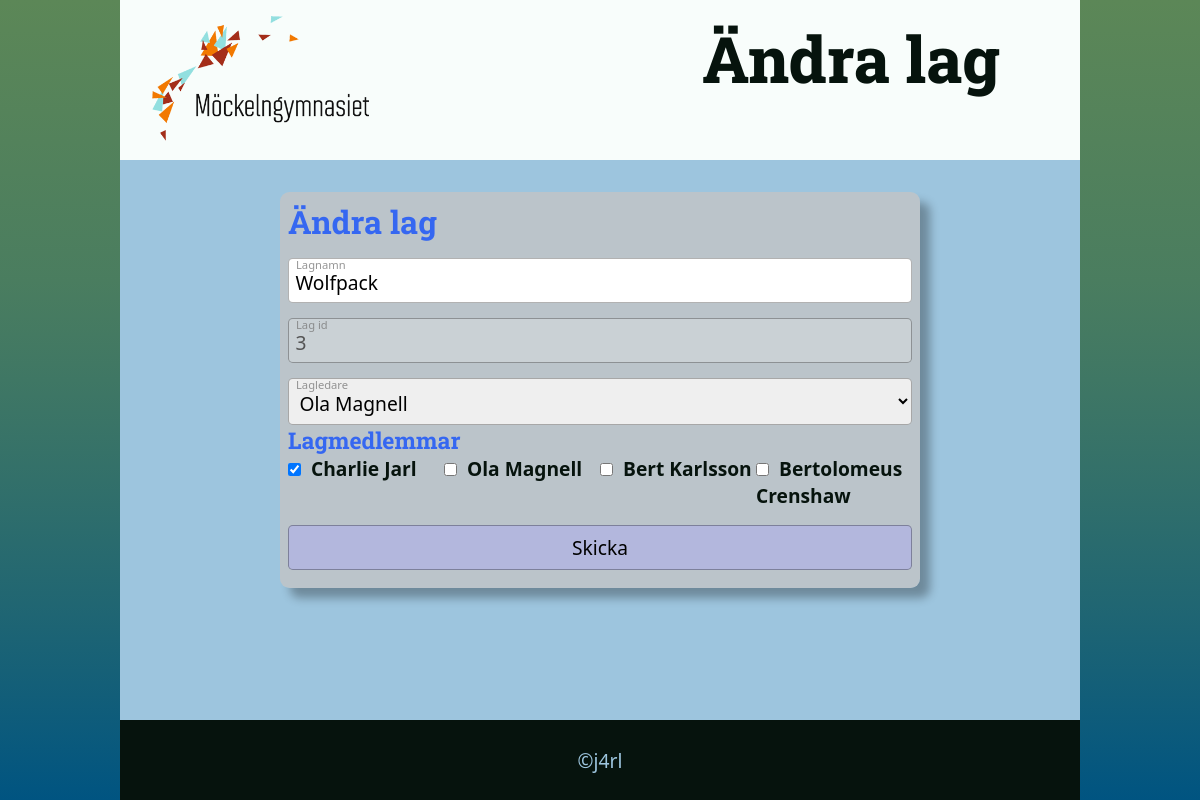
The app's page /editteam.php?edit=3 (signed in), older data.
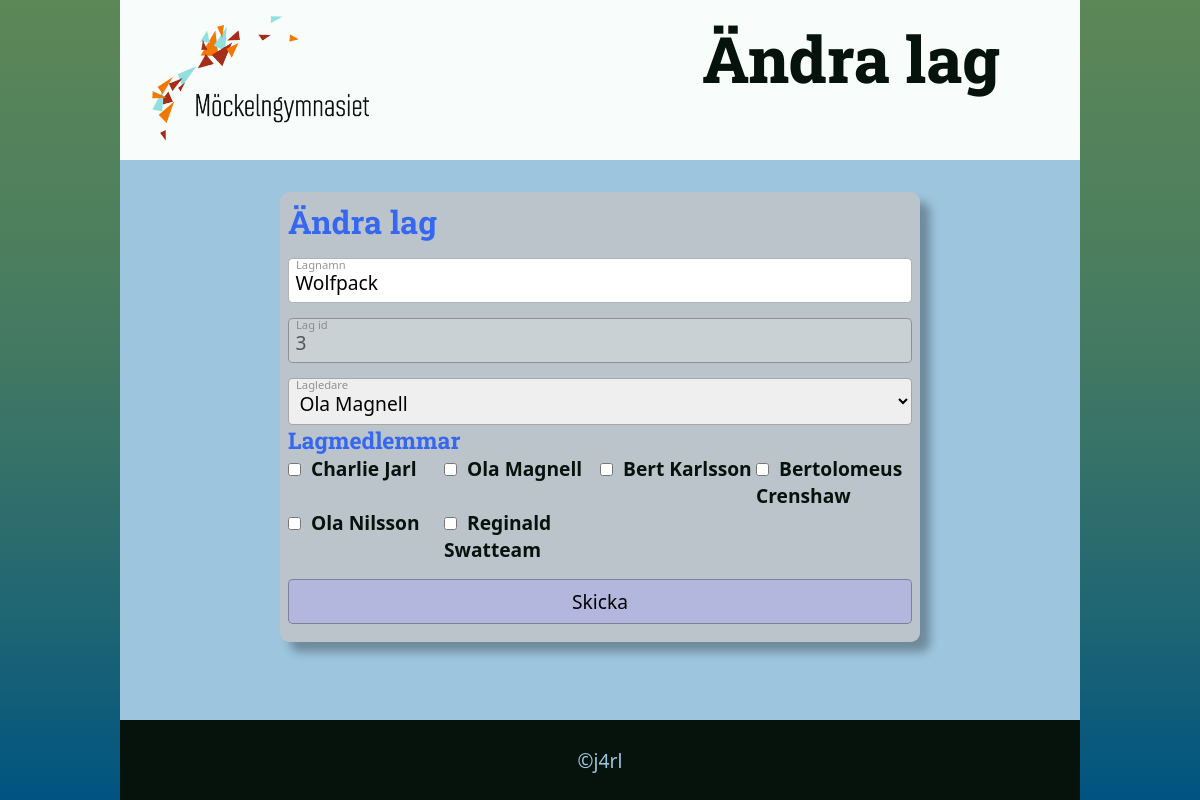
The same page, newer data.
### tables this page shows
CREATE TABLE `tbluser` (
  `userid` int(11) NOT NULL,
  `username` varchar(30) NOT NULL,
  `password` varchar(255) NOT NULL,
  `name` varchar(100) NOT NULL,
  `team` int(11) DEFAULT NULL,
  `userlevel` int(11) NOT NULL DEFAULT 10
);

### func.php (called while the page is built, shortened)
<?php
$db=new Database("mockelngymnasie");
class Database extends Crypt
{
    function __construct($db_name, $host="localhost", $username="mockelngymnasie", $password="PPeTExVh") {
        $this->mysqli = mysqli_connect($host, $username, $password, $db_name);
    }
    public function runQuery($strQuery){
        $strSQL=$strQuery;
        return $this->mysqli->query($strSQL);
    }
    public function isTeamMember($uid,$teamid){
        $uid=intval($uid);
        $teamid=intval($teamid);
        $sql="SELECT * FROM tbluser WHERE userid=$uid AND team=$teamid";
        if($row = $this->runQuery($sql)->fetch_assoc()){
            return true;
        }else{
            return false;
        }
    }
}
?>

### editteam.php (the view, shortened to what this page needs)
<!DOCTYPE html>
<?php
    require_once('func.php');
?>
<html lang="en">
<?php require_once("_head.php") ?>
<body>
<header><img src="Mockelngymnasiet-w400-svart-text-transparent.png" alt="Möckelngymnasiet">Ändra lag</header>
<main>
    <?php
    if(isset($_GET['edit'])){
        $id=intval($_GET['edit']);
        $sql="SELECT * FROM tblteam WHERE teamid=$id";
        $result=$db->runQuery($sql);
        $team=$result->fetch_assoc();
        $query="SELECT userid, name FROM tbluser ORDER BY name";
        $res=$db->runQuery($query);
?>
    <form method="post" action="editteam.php"><h1>Ändra lag</h1>
        <label for="team">Lagnamn</label>
        <input type="text" name="team" value="<?=$team['teamname']?>">
        <label for="fakeid">Lag id</label>
        <input type="text" name="fakeid" value="<?=$team['teamid']?>" disabled>
        <label for="lead">Lagledare</label>
        <select name="lead" id="lead">
                <?php while($user=$res->fetch_assoc()){   ?>
                      <option value="<?=$user['userid']?>" <?php if($user['userid']==$team['teamleader']) echo "selected"; ?> ><?=$user['name']?></option>
               <?php } ?>
                </select>
                <h3>Lagmedlemmar</h3>
                <div class="colform">
            <?php
                $result = $db->runQuery("SELECT userid, name FROM tbluser");
                while ($row = mysqli_fetch_assoc($result)) { ?>
                    <div><input type="checkbox" name="selected_users[]" <?php if($db->isTeamMember($row['userid'],$id)) echo "checked"; ?> value="<?=$row['userid']?>">&nbsp;&nbsp;<b><?=$row['name']?></b></div>
             <?php   }    ?>
            </div>
        <input type="submit" value="Skicka" name="btn">
    </form>
<?php  } ?>
                </main>
<?php require_once("_footer.php") ?>
</body>
</html>

Row changes from the older to the newer data that the page shows:
changed tbluser "Charlie Jarl": userid "☑" → "☐"
added tbluser: name "Ola Nilsson"
added tbluser: name "Reginald Swatteam"
